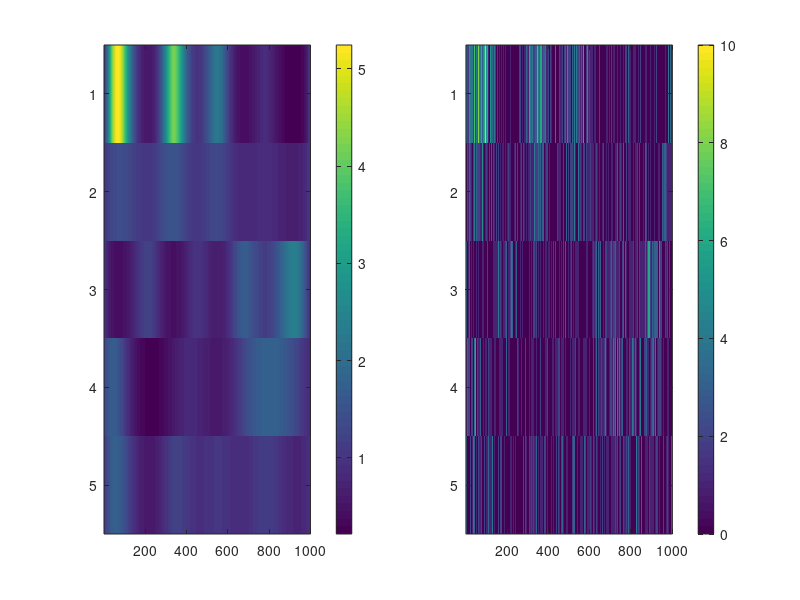

The MATLAB script that drew this image: (Note: this script raises an error after producing the figure.)
%% generate data
rng(1);
N = 5;
T = 1000;
p = 2;

X = randn(N, p);
BETA = zeros(p,T);
for k = 1:p
    BETA(k,:) = interp1(linspace(0,1,10),randn(10,1)*0.4,linspace(0,1,T),'spline');
end

LAM = exp(X*BETA);
Y = poissrnd(LAM);

figure(1)
subplot(1,2,1)
imagesc(LAM)
colorbar
subplot(1,2,2)
imagesc(Y)
colorbar

%% PG

% hyper-parameter
m0 = zeros(p,1);
V0 = eye(p);
A = eye(p);
b = zeros(p,1);
Sig = eye(p)*1e-3;

addpath(genpath('C:\Users\gaw19004\Documents\GitHub\MFM_DPFA'));
BETA_SMOO = ppasmoo_poissexp_na(Y,X,...
    zeros(N,1),...
    m0,V0,A,b,Sig);

% tuning parameter
d = 50;
Rmin = .01;

ng = 100;
BETA_samp = zeros(p,T,ng);
for k = 1:p
    BETA_samp(k,:,1) =...
        interp1(linspace(0,1,10),randn(10,1)*0.2,linspace(0,1,T),'spline');
end


for g = 2:ng
    
    %(1) sample new & original -> new
    [BETA_new, lpdf_oToN] =...
        PG_PLDS_samp(BETA_samp(:,:,g-1),BETA_samp(:,:,g-1),...
        Y,X,A,b,Sig,m0,V0,d,Rmin,true);
    
    %(2) new -> original
    [~, lpdf_nToO] =...
        PG_PLDS_samp(BETA_new,BETA_samp(:,:,g-1),...
        Y,X,A,b,Sig,m0,V0,d,Rmin,false);
    
    % (2) MH step
    lam_ori = exp(X*BETA_samp(:,:,g-1));
    lam_new = exp(X*BETA_new);
    
    lhr = sum(-lam_new + Y.*log(lam_new + (lam_new == 0)), 'all')+...
        prior_beta(BETA_new,A,b,Sig,m0,V0)-...
        sum(-lam_ori + Y.*log(lam_ori + (lam_ori == 0)), 'all')-...
        prior_beta(BETA_samp(:,:,g-1),A,b,Sig,m0,V0)+...
        lpdf_nToO - lpdf_oToN;
    
    if(log(rand) < lhr)
        BETA_samp(:,:,g) = BETA_new;
    else
        BETA_samp(:,:,g) = BETA_samp(:,:,g-1);
    end
    
    figure(2)
    subplot(3,1,1)
    plot(BETA')
    title('true')
    subplot(3,1,2)
    plot(BETA_SMOO')
    title('RTS-smooth')
    subplot(3,1,3)
    plot(mean(BETA_samp(:,:,round(g/2):g), 3)')
    title("MCMC-PG average: "+ "iter"+ round(g/2)+ " to " +"iter"+g)
end




















